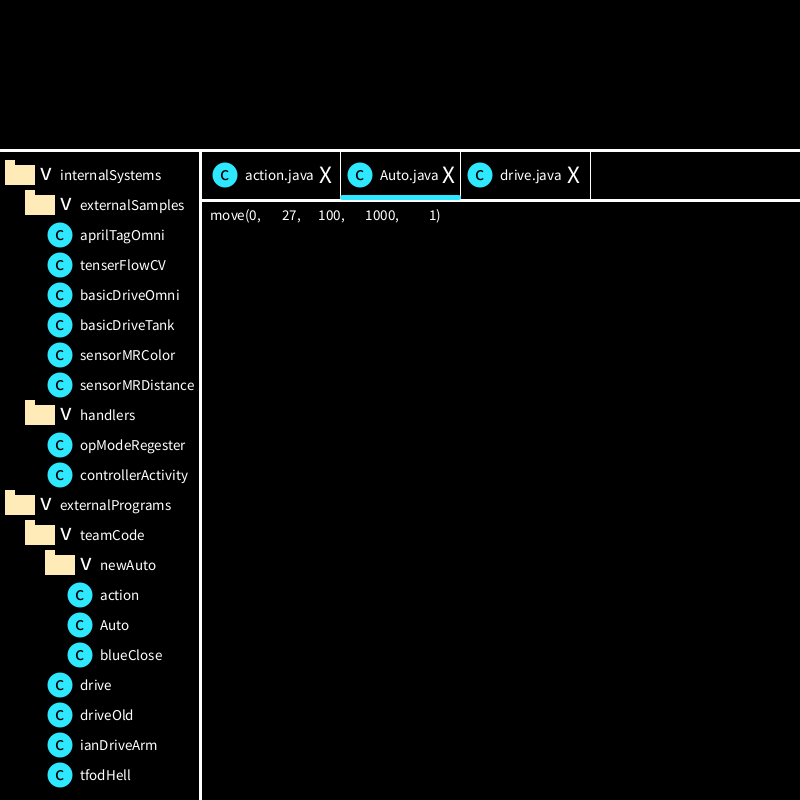
Frame 1 (no input)
Frame 60 (the mouse pressed at the canvas centre just before this capture): identical to frame 1, image omitted
Frame 120 (the mouse held since frame 60 and released just before this capture): identical to frame 1, image omitted

The Processing sketch that drew this single still picture (run headless with seeded random() and noise(); from frame 60 on, the mouse is pressed at the canvas centre):

// Processing sketch: hiku_or_somthing_idk
// ── hiku_or_somthing_idk.pde

// i program robots
// they do not work at all
// i am very sad

void setup()
{
  size(800, 800);
}

void draw()
{
  line1();
}

void line1()
{
  background(#000000);
  strokeWeight(3);
  stroke(255);
  line(0, 150, 800, 150);
  line(200, 150, 200, 800);
  line(200, 200, 800, 200);
  
  javaClass(225, 175);
  fill(#ffffff);
  textSize(15);
  text("action.java", 245, 180);
  textSize(25);
  text("X", 319, 183);
  strokeWeight(1);
  line(340, 150, 340, 200);
  javaClass(360, 175);
  fill(#ffffff);
  textSize(15);
  text("Auto.java", 380, 180);
  textSize(25);
  text("X", 442, 183);
  strokeWeight(1);
  line(460, 150, 460, 200);
  javaClass(480, 175);
  fill(#ffffff);
  textSize(15);
  text("drive.java", 500, 180);
  textSize(25);
  text("X", 567, 183);
  strokeWeight(1);
  line(590, 150, 590, 200);
  stroke(#2EE8FF);
  strokeWeight(5);
  line(342.5, 197.5, 458.5, 197.5);
  
  folder(20, 175); textSize(25); text("v", 40, 180); textSize(15); text("internalSystems", 60, 180);
  folder(40, 205); textSize(25); text("v", 60, 210); textSize(15); text("externalSamples", 80, 210);
  javaClass(60, 235); textSize(15); text("aprilTagOmni", 80, 240);
  javaClass(60, 265); textSize(15); text("tenserFlowCV", 80, 270);
  javaClass(60, 295); textSize(15); text("basicDriveOmni", 80, 300);
  javaClass(60, 325); textSize(15); text("basicDriveTank", 80, 330);
  javaClass(60, 355); textSize(15); text("sensorMRColor", 80, 360);
  javaClass(60, 385); textSize(15); text("sensorMRDistance", 80, 390);
  folder(40, 415); textSize(25); text("v", 60, 420); textSize(15); text("handlers", 80, 420);
  javaClass(60, 445); textSize(15); text("opModeRegester", 80, 450);
  javaClass(60, 475); textSize(15); text("controllerActivity", 80, 480);
  folder(20, 505); textSize(25); text("v", 40, 510); textSize(15); text("externalPrograms", 60, 510);
  folder(40, 535); textSize(25); text("v", 60, 540); textSize(15); text("teamCode", 80, 540);
  folder(60, 565); textSize(25); text("v", 80, 570); textSize(15); text("newAuto", 100, 570);
  javaClass(80, 595); textSize(15); text("action", 100, 600);
  javaClass(80, 625); textSize(15); text("Auto", 100, 630);
  javaClass(80, 655); textSize(15); text("blueClose", 100, 660);
  javaClass(60, 685); textSize(15); text("drive", 80, 690);
  javaClass(60, 715); textSize(15); text("driveOld", 80, 720);
  javaClass(60, 745); textSize(15); text("ianDriveArm", 80, 750);
  javaClass(60, 775); textSize(15); text("tfodHell", 80, 780);
  
  fill(#ffffff);
  text("move(0,       27,      100,       1000,          1)", 210, 220);
}

void line2()
{
  
}

void line3()
{
  
}

void javaClass(float x, float y)
{
  push();
    noStroke();
    fill(#2EE8FF);
    ellipse(x, y, 25, 25);
    textSize(20);
    fill(#000000);
    text("c", x - 5, y + 5);
  pop();
}

void folder(float x, float y)
{
  push();
    translate(x, y);
    fill(#FFEBB7);
    noStroke();
    rectMode(CENTER);
    rect(0, 0, 30, 20);
    rect(-10, -12.5, 10, 5);
  pop();
}
